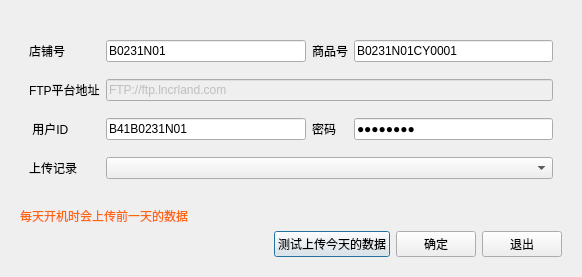
<?xml version="1.0" encoding="UTF-8"?>
<ui version="4.0">
 <class>w_sys_manage_outer_pay_set_ftp</class>
 <widget class="QDialog" name="w_sys_manage_outer_pay_set_ftp">
  <property name="geometry">
   <rect>
    <x>0</x>
    <y>0</y>
    <width>582</width>
    <height>277</height>
   </rect>
  </property>
  <property name="windowTitle">
   <string>Dialog</string>
  </property>
  <layout class="QVBoxLayout" name="verticalLayout">
   <item>
    <widget class="QFrame" name="frame_ftpup">
     <layout class="QVBoxLayout" name="verticalLayout_6" stretch="1,0,0">
      <item>
       <widget class="QFrame" name="frame_ftpupload">
        <property name="outer_stylesheet" stdset="0">
         <string>frame_detail_show</string>
        </property>
        <layout class="QGridLayout" name="gridLayout_5">
         <item row="3" column="0">
          <widget class="QLabel" name="label">
           <property name="text">
            <string>上传记录</string>
           </property>
          </widget>
         </item>
         <item row="3" column="1" colspan="3">
          <widget class="QComboBox" name="comboBox_records"/>
         </item>
         <item row="2" column="0">
          <widget class="QLabel" name="label_47">
           <property name="text">
            <string> 用户ID</string>
           </property>
          </widget>
         </item>
         <item row="2" column="1">
          <widget class="QLineEdit" name="ftptp_usr">
           <property name="text">
            <string>B41B0231N01</string>
           </property>
          </widget>
         </item>
         <item row="0" column="0">
          <widget class="QLabel" name="label_41">
           <property name="text">
            <string>店铺号</string>
           </property>
          </widget>
         </item>
         <item row="2" column="3">
          <widget class="QLineEdit" name="ftptp_pwd">
           <property name="text">
            <string>15tZ8Rjr</string>
           </property>
           <property name="echoMode">
            <enum>QLineEdit::Password</enum>
           </property>
          </widget>
         </item>
         <item row="0" column="2">
          <widget class="QLabel" name="label_42">
           <property name="text">
            <string>商品号</string>
           </property>
          </widget>
         </item>
         <item row="0" column="1">
          <widget class="QLineEdit" name="ftptp_storecode">
           <property name="text">
            <string>B0231N01</string>
           </property>
          </widget>
         </item>
         <item row="0" column="3">
          <widget class="QLineEdit" name="ftptp_plu">
           <property name="text">
            <string>B0231N01CY0001</string>
           </property>
          </widget>
         </item>
         <item row="2" column="2">
          <widget class="QLabel" name="label_50">
           <property name="text">
            <string>密码</string>
           </property>
          </widget>
         </item>
         <item row="1" column="0">
          <widget class="QLabel" name="label_48">
           <property name="text">
            <string>FTP平台地址</string>
           </property>
          </widget>
         </item>
         <item row="1" column="1" colspan="3">
          <widget class="QLineEdit" name="lineEdit_ftptp_address">
           <property name="enabled">
            <bool>false</bool>
           </property>
           <property name="text">
            <string>FTP://ftp.lncrland.com</string>
           </property>
          </widget>
         </item>
        </layout>
       </widget>
      </item>
      <item>
       <widget class="QLabel" name="label_40">
        <property name="styleSheet">
         <string notr="true">color:#ff650b;</string>
        </property>
        <property name="text">
         <string>每天开机时会上传前一天的数据</string>
        </property>
       </widget>
      </item>
      <item>
       <layout class="QHBoxLayout" name="horizontalLayout_5">
        <item>
         <spacer name="horizontalSpacer">
          <property name="orientation">
           <enum>Qt::Horizontal</enum>
          </property>
          <property name="sizeHint" stdset="0">
           <size>
            <width>40</width>
            <height>20</height>
           </size>
          </property>
         </spacer>
        </item>
        <item>
         <widget class="lds_toolbar_button" name="pushButton_test">
          <property name="text">
           <string>测试上传今天的数据</string>
          </property>
          <property name="outer_stylesheet" stdset="0">
           <string>pushbutton</string>
          </property>
         </widget>
        </item>
        <item>
         <widget class="lds_toolbar_button" name="pushButton_ok">
          <property name="text">
           <string>确定</string>
          </property>
          <property name="outer_stylesheet" stdset="0">
           <string>pushbutton</string>
          </property>
         </widget>
        </item>
        <item>
         <widget class="lds_toolbar_button" name="pushButton_exit">
          <property name="text">
           <string>退出</string>
          </property>
          <property name="outer_stylesheet" stdset="0">
           <string>pushbutton</string>
          </property>
         </widget>
        </item>
       </layout>
      </item>
     </layout>
    </widget>
   </item>
  </layout>
 </widget>
 <customwidgets>
  <customwidget>
   <class>lds_toolbar_button</class>
   <extends>QPushButton</extends>
   <header>lds_toolbar_button.h</header>
  </customwidget>
 </customwidgets>
 <resources/>
 <connections/>
</ui>
